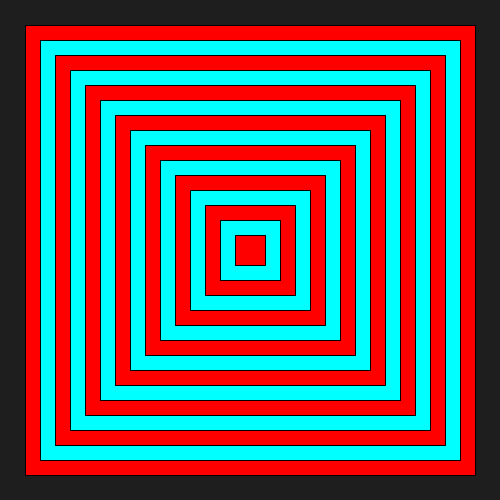
Frame 1 (no input)
Frame 60 (the mouse pressed at the canvas centre just before this capture): identical to frame 1, image omitted
Frame 120 (the mouse held since frame 60 and released just before this capture): identical to frame 1, image omitted

The Processing sketch that drew this single still picture (run headless with seeded random() and noise(); from frame 60 on, the mouse is pressed at the canvas centre):

// Processing sketch: SE2011_Lab02_IT23536166
// ── SE2011_Lab02_IT23536166.pde
void setup() {
  size(500, 500);
}

void draw() {
  background(30);
  
  
  for (int i = 0; i < 15; i++) {
    
   
    if (i % 2 == 0) {
      fill(255, 0, 0);     
    } else {
      fill(0, 255, 255);    
    }
    
    int size = 450 - (i * 30);
    rectMode(CENTER);
    rect(width/2, height/2, size, size);
  }
}
